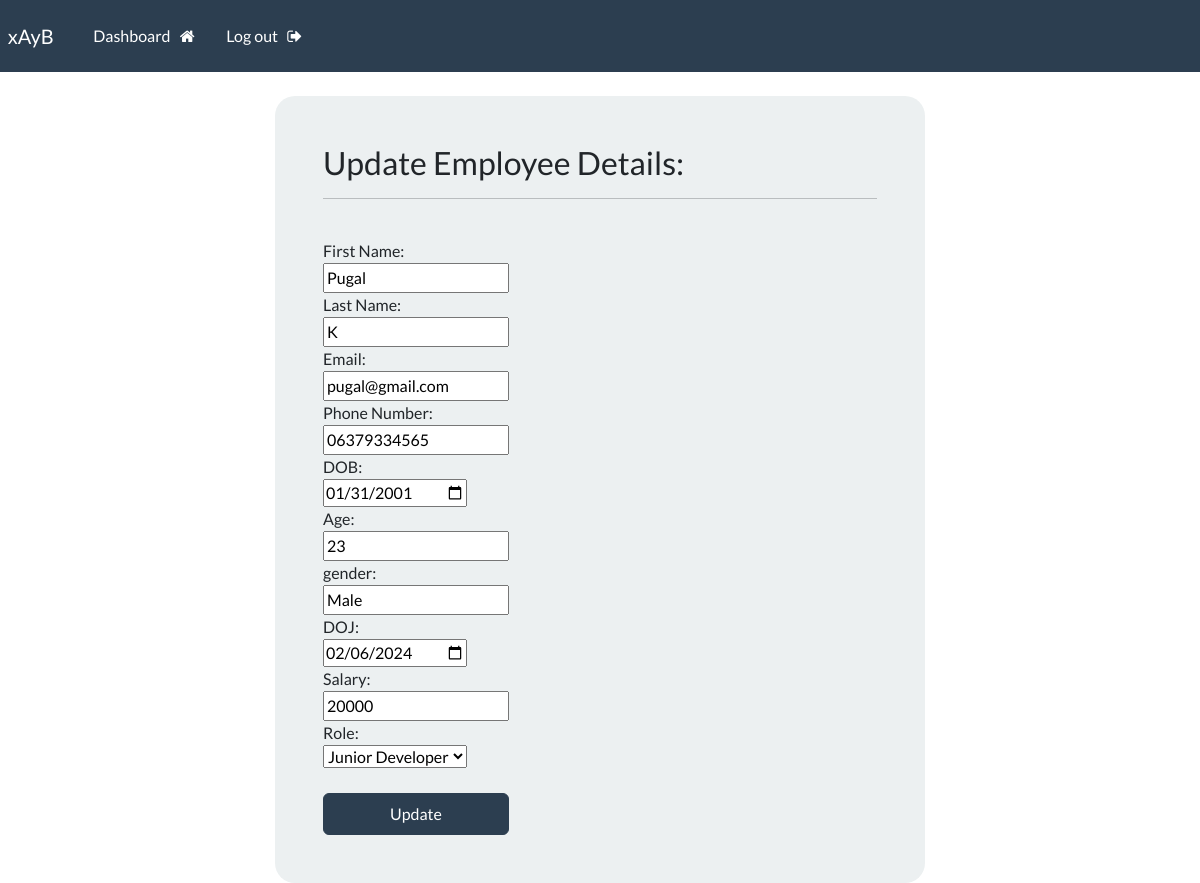
Page /update-employee/20 (signed in) on the committed database.
### base/models.py (models this page shows, shortened)
class EmployeeDetail(models.Model):
    first_name = models.CharField(max_length = 50)
    last_name = models.CharField(max_length = 50)
    email = models.EmailField(max_length = 255)
    phone = models.CharField(max_length = 20)
    dob = models.DateField()
    age = models.IntegerField()
    gender = models.CharField(max_length = 10)
    doj = models.DateField()
    salary = models.IntegerField(null = True)
    role = models.ForeignKey(Role, on_delete = models.CASCADE, null = True)

### base/views.py (the view)
# urls.py: path('update-employee/<int:emp_id>', views.update_employee, name = "update-employee"),
@login_required(login_url = 'login')
def update_employee(request, emp_id):
    record = EmployeeDetail.objects.get(id = emp_id)
    if request.method == 'POST':
        form = UpdateEmployeeForm(request.POST, instance=record)
        form.save()
        return redirect('dashboard')
    else:
        role = Role.objects.all()
        context = {
            'role':role,
            'record':record
                   }
        return render(request,"base/update_employee.html", context)

### base/templates/base/update_employee.html (shortened to what this page needs)
{% extends 'base/base1.html' %}
{% load crispy_forms_tags %}
{% block content %}
<div class = 'container bg-light shadow-md p-5 form-style'>
    <h3>Update Employee Details:</h3>
    <hr>
    <br>
    <form method = "POST">
        <label for = "first_name">First Name:</label><br>
        <input type = "text" id = "first_name" name = "first_name"  value="{{record.first_name}}" required><br>
        <label for = "last_name">Last Name:</label><br>
        <input type = "text" id = "last_name" name = "last_name" value="{{record.last_name}}" required><br>
        <label for = "email">Email:<br>
        <input type = "email" id = "email" name = "email" value="{{record.email}}" required><br>
        <label for = "phone">Phone Number:</label><br>
        <input type = "tel" id = "phone" name = "phone" maxlength = 10 value="{{record.phone}}" required><br>
        <label for = "dob">DOB:</label><br>
        <input type = "date" id = "dob" name = "dob" value={{ record.dob |date:'Y-m-d'}} onchange = "ageCalculate()" required><br>
        <label for = "age">Age:</label><br>
        <input type = "number" id = "age" name = "age" value="{{record.age}}" readonly><br>
        <label for = "gender">gender:</label><br>
        <input type = "text" id = "gender" name = "gender" value="{{record.gender}}"><br>
        <label for = "doj">DOJ:</label><br>
        <input type = "date" id = "doj" name = "doj" value="{{ record.doj|date:"Y-m-d" }}" required><br>
        <label for = "salary" required>Salary:</label><br>
        <input type = "number" id = "salary" name = "salary" value="{{record.salary}}"><br>
        <label for = "role">Role:</label><br>
        <select id = "role" name = "role">
            {% for rol in role %}
                {% if rol.id == 2 %}
                    <option value = {{ rol.id }} selected >{{rol.role_name}}</option>
                {% else %}
                    <option value = {{ rol.id }}>{{rol.role_name}}</option>
                {% endif %}
            {% endfor %}
        </select><br>
        <br>
        <button type= "submit" class = "btn btn-primary w-100 btn-block p-2">Update</button>
    </form>
    <br>
</div>
{% endblock %}

### static/css/styles.css (style rules this page uses)
.form-style { border-radius: 20px; width: 650px; }

### rows in the picture
EmployeeDetail: first_name "Pugal", last_name "K", email "pugal@gmail.com", phone "06379334565", dob "01/31/2001", age "23", gender "Male", doj "02/06/2024", salary "20000"

### other values in the picture
form field role "Junior Developer"
